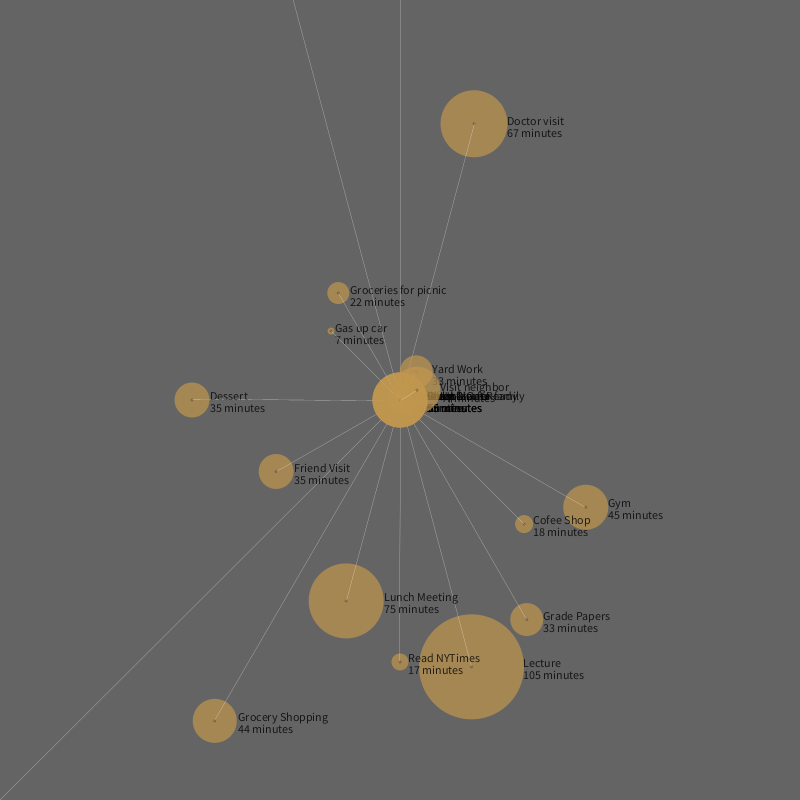
Frame 1 (no input)
Frame 60 (the mouse pressed at the canvas centre just before this capture): identical to frame 1, image omitted
Frame 120 (the mouse held since frame 60 and released just before this capture): identical to frame 1, image omitted

The Processing sketch that drew this single still picture (run headless with seeded random() and noise(); from frame 60 on, the mouse is pressed at the canvas centre):

// Processing sketch: tuto04_RadialDataViz
// ── tuto04_RadialDataViz.pde
float [] distance = {0, 0, 3.3, 2.7, 3.9, 4.25, 4.03, 3.2, 5.7, 9.4, 2.2, 0, 3.2, 0, 0, 1.5, 1.9, 34, 24, 4.4, 0.5, 0, 0.3};
int [] minutes = {20, 15, 45, 18, 33, 105, 17, 75, 44, 55, 35, 55, 35, 25, 55, 7, 22, 225, 12, 67, 33, 55, 47};
String [] activity = {"Wake Up & Get Ready", "Breakfast", "Gym", "Cofee Shop", "Grade Papers", "Lecture", "Read NYTimes", "Lunch Meeting", "Grocery Shopping", "Hardware Store", "Friend Visit", "Make Dinner", "Dessert", "Wake Up", "Breakfast for family", "Gas up car", "Groceries for picnic", "Coast trip", "Ice Cream", "Doctor visit", "Yard Work", "Clean House", "Visit neighbor"};
int [] day = {1, 1, 1, 1, 1, 1, 1, 1, 1, 1, 1, 1, 1, 2, 2, 2, 2, 2, 2, 2, 2, 2, 2};
float scaler = 1;


void setup(){
  size(800,800);
  background(80,144,200);
  smooth();
}

void draw(){
  background(100);
  translate(width/2, height/2);
  scale(scaler);
  stroke(0);
  strokeWeight(.2);
  line(-10,0,10,0);
  line(0,-10,0,10);
  
  // FOR LOOP cycles through all elements in array
  for (int i=0; i<distance.length ; i++){
    
    pushMatrix(); // used to isolation rotation/scaling/translation, must end with popMatrix()
    noStroke();
    rotate(radians(360/23*i)); // rotate by ~15.6 degrees for each element
    fill(192,150,78,180);
    ellipse(distance[i]*65, 0, minutes[i],minutes[i]); // draws large ellipse, size in minutes
    fill(25, 75);
    ellipse(distance[i]*65, 0, 3,3); // draw inner reference ellipse "core"
    popMatrix();
    
    fill(0,200);
    //Below lines uses trig to convert angle+distance to an X/Y coordinate. Will use this for text later
    // See http://processing.org/learning/trig/ for more
    float x = cos(radians(360/23*i)) * distance[i]*65;
    float y = sin(radians(360/23*i)) * distance[i]*65;
   text(activity[i], x+minutes[i]/2, y); 
   // Note you can append text to an array item below
   text(minutes[i] + " minutes", x+minutes[i]/2, y+12);
   
  stroke(255); 
  line(x,y, 0,0);  // These are the lines that go from ellipse center to sketch center.
  }
}

// Up and down arrow keys grow and shrink a variable that is used for scaling (scaler)
// This is to allow a ZOOM in and out.
void keyPressed(){
  if(keyCode == UP){
    scaler *= 1.25;
  }
  else if(keyCode == DOWN){
    scaler *= .85;
  }
}
